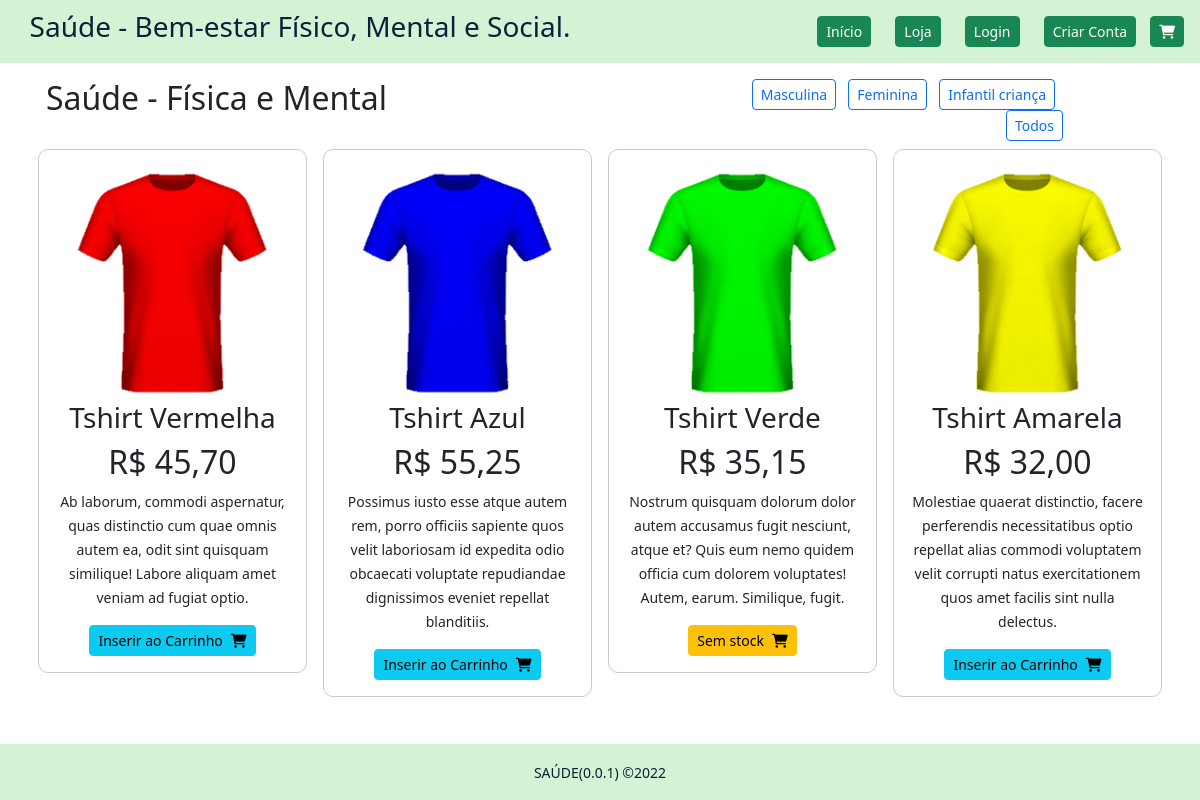
The page /public/index.php?a=loja&c=masculina on the database its author committed.
### tables this page shows
CREATE TABLE `produtos` (
  `id_produto` int(10) UNSIGNED NOT NULL,
  `categoria` varchar(50) DEFAULT NULL,
  `nome_produto` varchar(50) DEFAULT NULL,
  `descricao` varchar(200) DEFAULT NULL,
  `imagem` varchar(200) DEFAULT NULL,
  `preco` decimal(6,2) DEFAULT NULL,
  `stock` int(11) DEFAULT NULL,
  `visivel` tinyint(4) DEFAULT NULL,
  `created_at` datetime DEFAULT NULL,
  `updated_at` datetime DEFAULT NULL,
  `deleted_at` datetime DEFAULT NULL
);

### core/controllers/Main.php (called while the page is built, shortened)
<?php
class Main
{
    public function loja()
    {
        $produtos = new Produtos();
        $c = 'todos';
        if(isset($_GET['c'])){
            $c = $_GET['c'];
        }
        $lista_produtos = $produtos->lista_produtos_disponiveis($c);
        $lista_categorias = $produtos->listar_categorias();
        $dados = ['produtos' => $lista_produtos, 'categorias' => $lista_categorias];
        Store::Layout([ 'layouts/html_header', 'layouts/header',
            'loja',
            'layouts/footer', 'layouts/html_footer'], $dados);
    }
}

### core/rotas.php (called while the page is built, shortened)
<?php
$rotas = [
    'inicio' => 'main@index',
    'loja' => 'main@loja',
    'novo_cliente' => 'main@novo_cliente',
    'criar_cliente' => 'main@criar_cliente',
    'confirmar_email' => 'main@confirmar_email',
    'login' => 'main@login',
    'login_submit' => 'main@login_submit',
    'logout' => 'main@logout',
    'adicionar_carrinho' => 'carrinho@adicionar_carrinho',
    'remover_produto_carrinho' => 'carrinho@remover_produto_carrinho',
    'limpar_carrinho' => 'carrinho@limpar_carrinho',
    'carrinho' => 'carrinho@carrinho',
    'finalizar_encomenda' => 'carrinho@finalizar_encomenda',
    'finalizar_encomenda_resumo' => 'carrinho@finalizar_encomenda_resumo',
    'endereco_alternativo' => 'carrinho@endereco_alternativo',
    'confirmar_encomenda' => 'carrinho@confirmar_encomenda',
];
$acao = 'inicio';
if(isset($_GET['a'])){
   if(!key_exists($_GET['a'], $rotas)){
        $acao = 'inicio';
   } else {
        $acao = $_GET['a'];
   }
}
$partes = explode('@',$rotas[$acao]);
$metodo = $partes[1];
$ctr = new $controlador();
$ctr->$metodo();

### public/index.php (called while the page is built, shortened)
<?php
require_once('../core/rotas.php');

### core/models/Produtos.php (called while the page is built, shortened)
<?php
class Produtos
{
    public function lista_produtos_disponiveis($categoria)
    {
        $bd = new Database();
        $categorias = $this->listar_categorias();
        $sql = "SELECT * FROM produtos ";
        $sql .= "WHERE visivel = '1' ";
        if(in_array($categoria, $categorias)){
            $sql .= "AND categoria = '$categoria'";
        }
        $produtos = $bd->select($sql);
        return $produtos;
    }
    public function listar_categorias()
    {
       $bd = new Database();
       $resultados = $bd->select("SELECT DISTINCT categoria FROM produtos");
       $categorias = [];
       foreach($resultados as $resultado){
            array_push($categorias, $resultado->categoria);
       }
       return $categorias;
    }
}

### core/classes/Database.php (called while the page is built, shortened)
<?php
class Database
{
    private $ligacao;
    private function ligar()
    {
        $this->ligacao = new PDO(
            'mysql:' .
                'host=' . MYSQL_SERVER . ';' .
                'dbname=' . MYSQL_DATABASE . ';' .
                'charset=' . MYSQL_CHARSET,
            MYSQL_USER,
            MYSQL_PASS,
            array(PDO::ATTR_PERSISTENT => true)
        );
        $this->ligacao->setAttribute(PDO::ATTR_ERRMODE, PDO::ERRMODE_WARNING);
    }
    private function desligar()
    {
        $this->ligacao = null;
    }
    public function select($sql, $parametros = null)
    {
        $sql = trim($sql);
        $resultados = null;
        try {
            if (!empty($parametros)) {
                $executar = $this->ligacao->prepare($sql);
                $executar->execute($parametros);
                $resultados = $executar->fetchAll(PDO::FETCH_CLASS);
            } else {
                $executar = $this->ligacao->prepare($sql);
                $executar->execute();
                $resultados = $executar->fetchAll(PDO::FETCH_CLASS);
            }
        } catch (PDOException $e) {
            return false;
        }
        return $resultados;
    }
}

### core/views/loja.php (the view)
<div class="container espaco-fundo">
    <div class="row">
        <div class="col-7 p-3">
            <h2 class="text-start">Saúde - Física e Mental</h2>
        </div>
        <div class="col-4 text-end pt-3">
            <?php foreach($categorias as $categoria): ?>
                <a class="btn btn-sm btn-outline-primary me-2" href="?a=loja&c=<?=$categoria?>">
                <?= ucfirst(preg_replace("/\_/", " ", $categoria)) ?></a>
            <?php endforeach; ?>
            <a class="btn btn-sm btn-outline-primary" href="?a=loja&c=todos">Todos</a>
        </div>
    </div>
    <div class="row">
        <?php if(count($produtos) == 0): ?>
            <div class="text-center my-5">
                <h3>Não existe produtos disponiveis.</h3>
            </div>
        <?php else: ?>
        <?php foreach($produtos as $produto): ?>
        <div class="col-sm-3 col-6 p-2">
            <div class="text-center p-3 box-produto">
                <img class="img-fluid" src="assets/imgs/produtos/<?= $produto->imagem ?>" alt="Imagem do produto">
                <h3><?= $produto->nome_produto ?></h3>
                <h2><?= "R$ ". preg_replace("/\./", ",", $produto->preco) ?></h2>
                <p><small><?= $produto->descricao ?></small></p>
                <?php if($produto->stock > 0): ?>
                    <button class="btn btn-sm btn-info" onclick="adicionar_carrinho(<?= $produto->id_produto ?>)">Inserir ao Carrinho<i class="fa-solid fa-cart-shopping ms-2"></i></button>
                <?php else: ?>
                    <button class="btn btn-sm btn-warning">Sem stock<i class="fa-solid fa-cart-shopping ms-2"></i></button>
                <?php endif; ?>
            </div>
        </div>
        <?php endforeach; ?>
        <?php endif; ?>
    </div>
</div>

### core/classes/Store.php (shortened to what this page needs)
<?php
class Store
{
    public static function Layout($estruturas, $dados = null)
    {
        foreach ($estruturas as $estrutura) {
            include("../core/views/$estrutura.php");
        }
    }
}

### public/assets/css/app.css (style rules this page uses)
:root { --pt: rgba(0,0,0,1); --br: rgba(255,255,255,1); --verdEsc: rgba(1,52,2,1); --verdSc: rgb(0, 78, 2); --verdM: rgb(0, 116, 4); --verdMc: rgb(141, 221, 144); --verdC: rgb(212, 243, 213); --azuEsc: rgba(5,35,57,1); --azuSc: rgb(0, 29, 135); --azuM: rgba(13,110,253,1); --azuMc: rgb(117, 144, 241); --azuC: rgb(182, 198, 255); --laranja: rgba(240,191,76,1); --gold: rgba(255,215,0,1); --vermelho: rgba(172,2,2,1); }
.espaco-fundo { margin-bottom: 50px; }
.box-produto { border: 1px solid rgba(150, 150, 150, 0.5); border-radius: 10px; }

### rows shown on the page
produtos: imagem (picture), nome_produto "Tshirt Vermelha", preco "45,70", descricao "Ab laborum, commodi aspernatur, quas distinctio cum quae omnis autem ea, odit sint quisquam similique! Labore aliquam amet veniam ad fugiat optio."
produtos: imagem (picture), nome_produto "Tshirt Azul", preco "55,25", descricao "Possimus iusto esse atque autem rem, porro officiis sapiente quos velit laboriosam id expedita odio obcaecati voluptate repudiandae dignissimos eveniet repellat blanditiis."
produtos: imagem (picture), nome_produto "Tshirt Verde", preco "35,15", descricao "Nostrum quisquam dolorum dolor autem accusamus fugit nesciunt, atque et? Quis eum nemo quidem officia cum dolorem voluptates! Autem, earum. Similique, fugit.", stock "Sem stock"
produtos: imagem (picture), nome_produto "Tshirt Amarela", preco "32,00", descricao "Molestiae quaerat distinctio, facere perferendis necessitatibus optio repellat alias commodi voluptatem velit corrupti natus exercitationem quos amet facilis sint nulla delectus."

### other values the page prints
preg_replace("/\_/", " ", $categoria) "Masculina"
preg_replace("/\_/", " ", $categoria) "Feminina"
preg_replace("/\_/", " ", $categoria) "Infantil criança"
